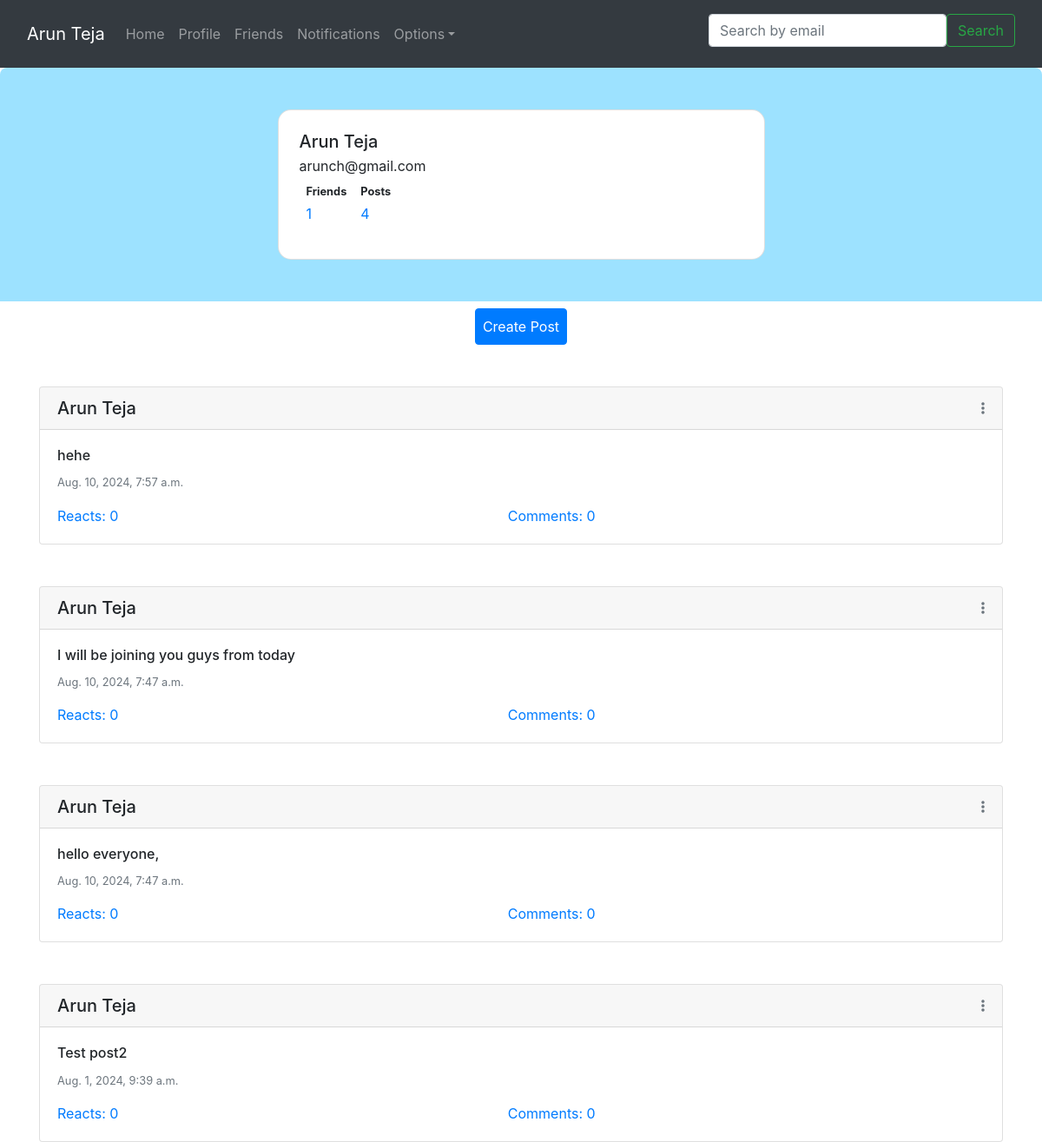
/upload_post/ (signed in), run on the app's committed database.
### Quotes/models.py (models this page shows, shortened)
class Posts(models.Model):
    user = models.ForeignKey(User, on_delete=models.CASCADE, related_name='posts')
    content = models.TextField()
    created_at = models.DateTimeField(auto_now_add=True)
    reactors = models.ManyToManyField(User, related_name='reacted_users', blank=True)
    comments = models.ManyToManyField(Comments, related_name='reacted_users', blank=True)
    def get_reacts_count(self):
        return len(self.reactors.all())
    def get_comments_count(self):
        return len(self.comments.all())

### Quotes/views.py (the view)
# urls.py: path("upload_post/", uploadPost, name = "uploadPost"),
@login_required(login_url= '/auth/login/')
def uploadPost(request):
    if request.method == 'POST':
        print("in the function")
        content = request.POST.get('postContent')
        post = Posts.objects.create(user=request.user, content=content)
        post.save()
    return Profile(request, request.user.id)

### Quotes/views.py (called while the page is built, shortened)
@login_required(login_url= '/auth/login/')
def Profile(request, user_id = None):
    try:
        if user_id == None or user_id == request.user.id:
            user = User.objects.filter(email = request.user.email).first()
            posts = Posts.objects.filter(user = user).all().order_by('-created_at')
            context = {"name": request.user.get_full_name(),
            "username": request.user.username,
            "email": request.user.email,
            "posts": posts,
            "friends": FriendsList.objects.filter(user = user).first().friends.all()
            }
            return render(request, 'my_profile.html', context)
    except Exception as e:
        return HttpResponse("User not found")

### templates/my_profile.html (shortened to what this page needs)
{% extends 'Nav.html' %}
{% block pagecontent %}
<section class="w-100 px-4 py-5" style="background-color: #9de2ff; border-radius: .5rem .5rem 0 0;">
  <div class="row d-flex justify-content-center">
    <div class="col col-md-9 col-lg-7 col-xl-6">
      <div class="card" style="border-radius: 15px;">
        <div class="card-body p-4">
          <div class="d-flex">
            <div class="flex-grow-1 ms-3">
              <h5 class="mb-1">{{ name }}</h5>
              <p class="mb-0">{{ username }}</p>
              <div class="d-flex justify-content-start rounded-3 p-2 mb-2 bg-body-tertiary">
                <div>
                  <p class="small mb-1">
                    <b>Friends</b>
                  </p>
                  <a href="#">
                    <p class="mb-0">{{friends|length}}</p>
                  </a>
                </div>
                <div class="px-3">
                  <p class="small mb-1">
                    <b>Posts</b>
                  </p>
                  <a href="#">
                    <p class="mb-0"> {{ posts|length }}</p>
                  </a>
                </div>
              </div>
            </div>
          </div>
        </div>
      </div>
    </div>
  </div>
</section>
<Center>
  <button type="button" class="btn btn-primary mt-2 p-2" data-toggle="modal" data-target="#createPostModal">Create Post</button>
</Center>
{% if posts %}
{% for post in posts %}
<div class="container mt-5">
  <div class="card">
    <div class="card-header d-flex justify-content-between align-items-center">
      <h5 class="m-0">{{ post.user.get_full_name }}</h5>
      <a href="#" data-toggle="modal" data-target="#optionsModal" class="text-muted" data-post-id="{{ post.id }}">
        <i class="fas fa-ellipsis-v"></i>
      </a>
    </div>
    <div class="card-body">
      <h6 class="card-title">{{ post.content }}</h6>
      <p class="card-text text-muted small">{{ post.created_at }}</p>
      <section class="button-section d-flex justify-content-start">
        <a class="card-body m-0 p-0" href="#">Reacts: {{ post.get_reacts_count }}</a>
        <a class="card-body m-0 p-0" href="#">Comments: {{ post.get_comments_count }}</a>
      </section>
    </div>
  </div>
</div>
{% endfor %}
{% else %}
<Center>No posts</Center>
{% endif %}
{% endblock %}

### data on the page
Posts: user.get_full_name "Arun Teja", content "hehe", created_at "Aug. 10, 2024, 7:57 a.m.", get_reacts_count "0", get_comments_count "0"
Posts: user.get_full_name "Arun Teja", content "I will be joining you guys from today", created_at "Aug. 10, 2024, 7:47 a.m.", get_reacts_count "0", get_comments_count "0"
Posts: user.get_full_name "Arun Teja", content "hello everyone,", created_at "Aug. 10, 2024, 7:47 a.m.", get_reacts_count "0", get_comments_count "0"
Posts: user.get_full_name "Arun Teja", content "Test post2", created_at "Aug. 1, 2024, 9:39 a.m.", get_reacts_count "0", get_comments_count "0"

### other printed values
{{ name }} "Arun Teja"
{{ username }} "arunch@gmail.com"
{{ friends|length }} "1"
{{ posts|length }} "4"
